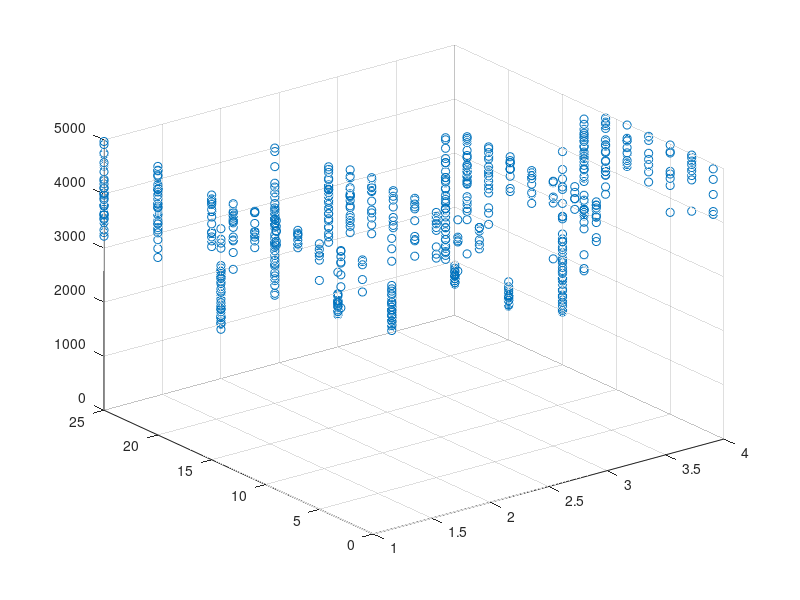

The MATLAB script that drew this image:
DATA = csvread ('COM1-1920.csv');

%Col indexes of parameters:
run = 1;
trial = 2;
map = 3;
droids = 4;
pheromoneDecay = 5;
yellRadius = 6;
yellRelay = 7;
initialFire = 8;
milestone50 = 9;
milestone80 = 10;
done = 11;
fireLeft = 12;

temp = (DATA(:,milestone50) ~= -1);
DATA = DATA(temp,:);

temp = (DATA(:,map) == 1);
MAP1data = DATA(temp,:);

temp = (DATA(:,map) == 2);
MAP2data = DATA(temp,:);

temp = (MAP1data(:,droids) == 240);
Droids240 = MAP1data(temp,:);

temp = (MAP1data(:,droids) == 120);
Droids120 = MAP1data(temp,:);

%example scatter plot
scatter3(Droids120(:,yellRelay),Droids120(:,yellRadius),Droids120(:,milestone50))

%example 3d plot
%scatter(Droids240(:,yellRadius),Droids240(:,completelyDone));
%hold on
%scatter(Droids120(:,yellRadius),Droids120(:,completelyDone));